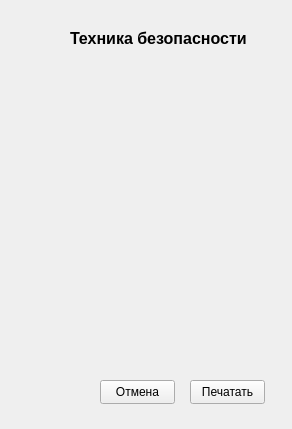
<?xml version="1.0" encoding="UTF-8"?>
<ui version="4.0">
 <class>Form</class>
 <widget class="QWidget" name="Form">
  <property name="geometry">
   <rect>
    <x>0</x>
    <y>0</y>
    <width>292</width>
    <height>429</height>
   </rect>
  </property>
  <property name="windowTitle">
   <string>Form</string>
  </property>
  <widget class="QPushButton" name="b_ok">
   <property name="geometry">
    <rect>
     <x>190</x>
     <y>380</y>
     <width>75</width>
     <height>24</height>
    </rect>
   </property>
   <property name="text">
    <string>Печатать</string>
   </property>
  </widget>
  <widget class="QPushButton" name="b_cancel">
   <property name="geometry">
    <rect>
     <x>100</x>
     <y>380</y>
     <width>75</width>
     <height>24</height>
    </rect>
   </property>
   <property name="text">
    <string>Отмена</string>
   </property>
  </widget>
  <widget class="QLabel" name="label">
   <property name="geometry">
    <rect>
     <x>70</x>
     <y>30</y>
     <width>191</width>
     <height>16</height>
    </rect>
   </property>
   <property name="font">
    <font>
     <pointsize>12</pointsize>
     <bold>true</bold>
    </font>
   </property>
   <property name="text">
    <string>Техника безопасности</string>
   </property>
  </widget>
  <widget class="QWidget" name="gridLayoutWidget">
   <property name="geometry">
    <rect>
     <x>60</x>
     <y>70</y>
     <width>160</width>
     <height>251</height>
    </rect>
   </property>
   <layout class="QGridLayout" name="grid"/>
  </widget>
 </widget>
 <resources/>
 <connections/>
</ui>
